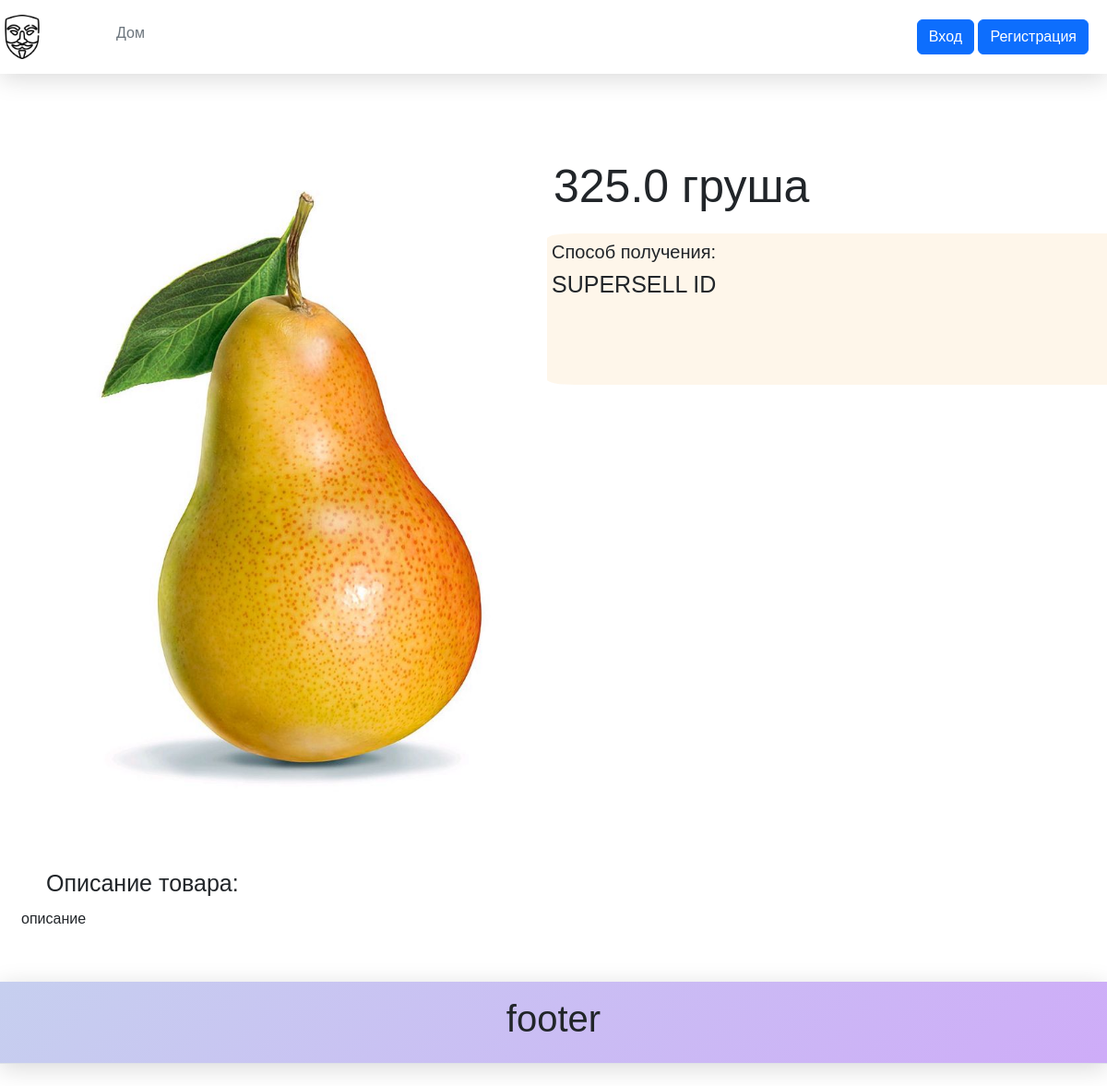
The app's page /user/item/1 with its own data.
### models/User.py (models this page shows)
class Item(db.Model):
    id = db.Column(db.Integer, primary_key=True)
    game = db.Column(db.String, nullable=False)
    category = db.Column(db.String, nullable=False)
    name = db.Column(db.String(100), nullable=False)
    price = db.Column(db.Float, nullable=False)
    description = db.Column(db.Text)
    image_url = db.Column(db.String(255))  # URL картинки
    delivery = db.Column(db.String(100))  # способ доставки
    creator_id = db.Column(db.Integer, db.ForeignKey('users.id'), nullable=False)  # ID создателя

### routes/User.py (the view)
@user_bp.route('/item/<int:item_id>')
def item_info(item_id):
    item = Item.query.get_or_404(item_id) # Получаем товар по id
    return render_template('item_info.html', item=item, show_footer=True, show_header=True)

### templates/item_info.html (shortened to what this page needs)
{% extends 'base.html' %}
{% block body %}
</head>
<body>
<div class="container" >
    <div class="image-container" style="margin-top: 100px;">
        <img class="image" src= {{ url_for('static', filename='img/' + item.image_url) }} alt="Фотография товара">
    </div>
    <div class="info" >
        <div class="price" style="margin-top: 105px; font-size: 50px;">{{item.price}}    {{item.name}}</div>
        <div style="margin-left: -10px;" class="square" >
            <div class="delivery" style="padding: 5px; font-size: 20px;">Способ получения: </div>
            <h2 style="font-size: 15px; padding-left: 5px; margin-top: -10px; font-size: 25px;" >{{item.delivery}}
        </div>
        <a href="#" class="btnn" style="margin-top: 30px;" onclick="addToCart({{ item.id }})">
            <span class="btn-text">Купить</span>
        </a>
    </div>
</div>
<div class="description">
    <h1 style="font-size: 25px; padding-left: 30px;">Описание товара: </h1>
    <p style="white-space: pre-line; padding-left: 3px; margin-top: -20px;">
        {{item.description}}
    </p>
</div>
</body>
{% endblock %}

### static/css/main.css (style rules this page uses)
body { margin: 0; padding: 0; animation: gradientAnimation 15s ease infinite; }
*, *::before, *:after { box-sizing: border-box; }

### records on screen
Item: image_url (picture), price "325.0", name "груша", delivery "SUPERSELL ID", description "описание"
